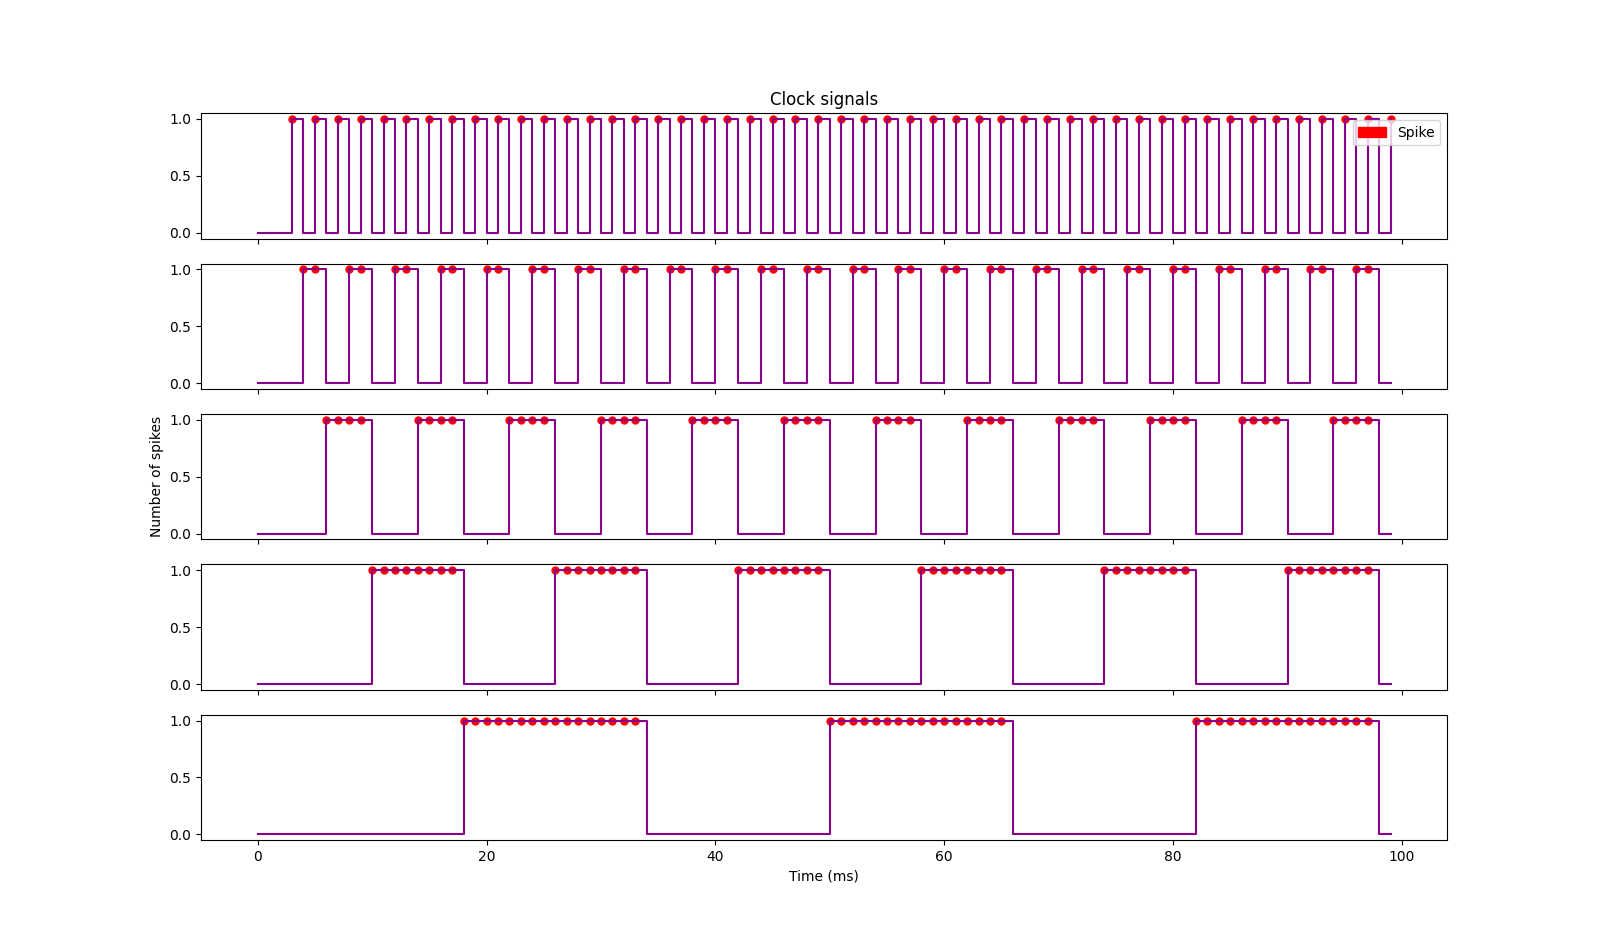

This chart was generated by the following Python code:
import matplotlib.patches as mpatches
import matplotlib.pyplot as plt
import numpy as np
import spynnaker8 as sim

from neural_logic_gates.neural_oscillator import NeuralSyncOscillator
from neural_logic_gates.trace_functions import SpikeTrace

if __name__ == "__main__":
    # Simulator initialization neural_and simulation params
    sim.setup(timestep=1.0)
    simtime = 100.0  # (ms)

    # Other parameters
    n_clocks = 5
    global_params = {"min_delay": 1.0}
    neuron_params = {"cm": 0.1, "tau_m": 0.1, "tau_refrac": 0.0, "tau_syn_E": 0.1, "tau_syn_I": 0.1,
                     "v_rest": -65.0, "v_reset": -65.0, "v_thresh": -64.91}

    # Network building
    std_conn = sim.StaticSynapse(weight=1.0, delay=global_params["min_delay"])
    oscillators = [NeuralSyncOscillator(2**i, sim, global_params, neuron_params, std_conn) for i in range(n_clocks)]

    # --- NO NEED TO TOUCH THIS PART OF THE CODE ---
    for i in range(n_clocks):
        oscillators[i].output_neuron.record(('spikes'))

    # Run simulation
    sim.run(simtime)

    # Data from the simulation
    spikes = []
    for i in range(n_clocks):
        spikes.append(oscillators[i].output_neuron.get_data(variables=["spikes"]).segments[0].spiketrains)

    # End simulation
    sim.end()

    # Excel file creation
    trace = SpikeTrace("test_multiple_sync_oscillator", simtime)

    for i in range(n_clocks):
        trace.printSpikes(i + 1, "Output spikes (oscillator " + str(i) + ")", spikes[i][0], "#FFF2CC")

    trace.closeExcel()

    # Results
    total_neurons = 0
    total_input_connections = 0
    total_internal_connections = 0
    total_output_connections = 0

    for oscillator in oscillators:
        total_neurons += oscillator.total_neurons
        total_input_connections += oscillator.total_input_connections
        total_internal_connections += oscillator.total_internal_connections
        total_output_connections += oscillator.total_output_connections

    print("Number of total neurons (Sync. Oscillators): " + str(total_neurons) +
          "\nNumber of total input connections (Sync. Oscillators): " + str(total_input_connections) +
          "\nNumber of total internal connections (Sync. Oscillators): " + str(total_internal_connections) +
          "\nNumber of total output connections (Sync. Oscillators): " + str(total_output_connections))

    for i in range(n_clocks):
        print(spikes[i][0])

    times = range(0, int(simtime))
    len_times = len(times)

    values = np.zeros((n_clocks, len_times))

    for i in range(n_clocks):
        values[i, np.array(spikes[i]).astype(int)] = 1

    fig, axs = plt.subplots(5, 1, sharex='all', sharey='all')

    fig.add_subplot(111, frameon=False)
    plt.tick_params(labelcolor='none', top=False, bottom=False, left=False, right=False)
    plt.grid(False)
    plt.title('Clock signals')
    plt.xlabel('Time (ms)')
    plt.ylabel('Number of spikes')
    label = mpatches.Patch(color='red', label='Spike')
    plt.legend(handles=[label])

    for i in range(n_clocks):
        axs[i].plot(spikes[i], 1, 'ro', markersize=5)
        axs[i].step(times, values[i], where="post", color="darkmagenta")

    plt.show()
